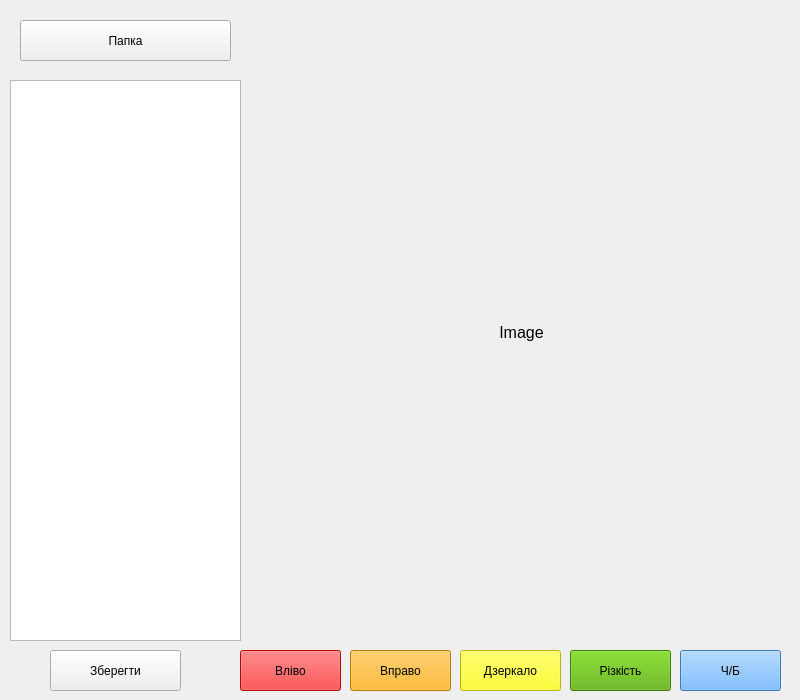
<?xml version="1.0" encoding="UTF-8"?>
<ui version="4.0">
 <class>Image_Editor</class>
 <widget class="QMainWindow" name="Image_Editor">
  <property name="geometry">
   <rect>
    <x>0</x>
    <y>0</y>
    <width>800</width>
    <height>700</height>
   </rect>
  </property>
  <property name="windowTitle">
   <string>MainWindow</string>
  </property>
  <widget class="QWidget" name="centralwidget">
   <widget class="QPushButton" name="to_left_btn">
    <property name="geometry">
     <rect>
      <x>240</x>
      <y>650</y>
      <width>101</width>
      <height>41</height>
     </rect>
    </property>
    <property name="styleSheet">
     <string notr="true">background-color: rgb(255, 0, 0);</string>
    </property>
    <property name="text">
     <string>Вліво</string>
    </property>
   </widget>
   <widget class="QPushButton" name="to_right_btn">
    <property name="geometry">
     <rect>
      <x>350</x>
      <y>650</y>
      <width>101</width>
      <height>41</height>
     </rect>
    </property>
    <property name="styleSheet">
     <string notr="true">background-color: rgb(255, 170, 0);</string>
    </property>
    <property name="text">
     <string>Вправо</string>
    </property>
   </widget>
   <widget class="QPushButton" name="mirror_btn">
    <property name="geometry">
     <rect>
      <x>460</x>
      <y>650</y>
      <width>101</width>
      <height>41</height>
     </rect>
    </property>
    <property name="styleSheet">
     <string notr="true">background-color: rgb(255, 255, 0);</string>
    </property>
    <property name="text">
     <string>Дзеркало</string>
    </property>
   </widget>
   <widget class="QPushButton" name="L_btn">
    <property name="geometry">
     <rect>
      <x>680</x>
      <y>650</y>
      <width>101</width>
      <height>41</height>
     </rect>
    </property>
    <property name="styleSheet">
     <string notr="true">background-color: rgb(85, 170, 255);</string>
    </property>
    <property name="text">
     <string>Ч/Б</string>
    </property>
   </widget>
   <widget class="QPushButton" name="rizkist_btn">
    <property name="geometry">
     <rect>
      <x>570</x>
      <y>650</y>
      <width>101</width>
      <height>41</height>
     </rect>
    </property>
    <property name="styleSheet">
     <string notr="true">background-color: rgb(85, 170, 0);</string>
    </property>
    <property name="text">
     <string>Різкість</string>
    </property>
   </widget>
   <widget class="QListWidget" name="list">
    <property name="geometry">
     <rect>
      <x>10</x>
      <y>80</y>
      <width>231</width>
      <height>561</height>
     </rect>
    </property>
   </widget>
   <widget class="QPushButton" name="papka_btn">
    <property name="geometry">
     <rect>
      <x>20</x>
      <y>20</y>
      <width>211</width>
      <height>41</height>
     </rect>
    </property>
    <property name="text">
     <string>Папка</string>
    </property>
   </widget>
   <widget class="QLabel" name="Image">
    <property name="geometry">
     <rect>
      <x>266</x>
      <y>32</y>
      <width>511</width>
      <height>601</height>
     </rect>
    </property>
    <property name="font">
     <font>
      <pointsize>12</pointsize>
     </font>
    </property>
    <property name="text">
     <string>Image</string>
    </property>
    <property name="alignment">
     <set>Qt::AlignCenter</set>
    </property>
   </widget>
   <widget class="QPushButton" name="to_left_btn_2">
    <property name="geometry">
     <rect>
      <x>50</x>
      <y>650</y>
      <width>131</width>
      <height>41</height>
     </rect>
    </property>
    <property name="styleSheet">
     <string notr="true"/>
    </property>
    <property name="text">
     <string>Зберегти</string>
    </property>
   </widget>
  </widget>
 </widget>
 <resources/>
 <connections/>
</ui>
